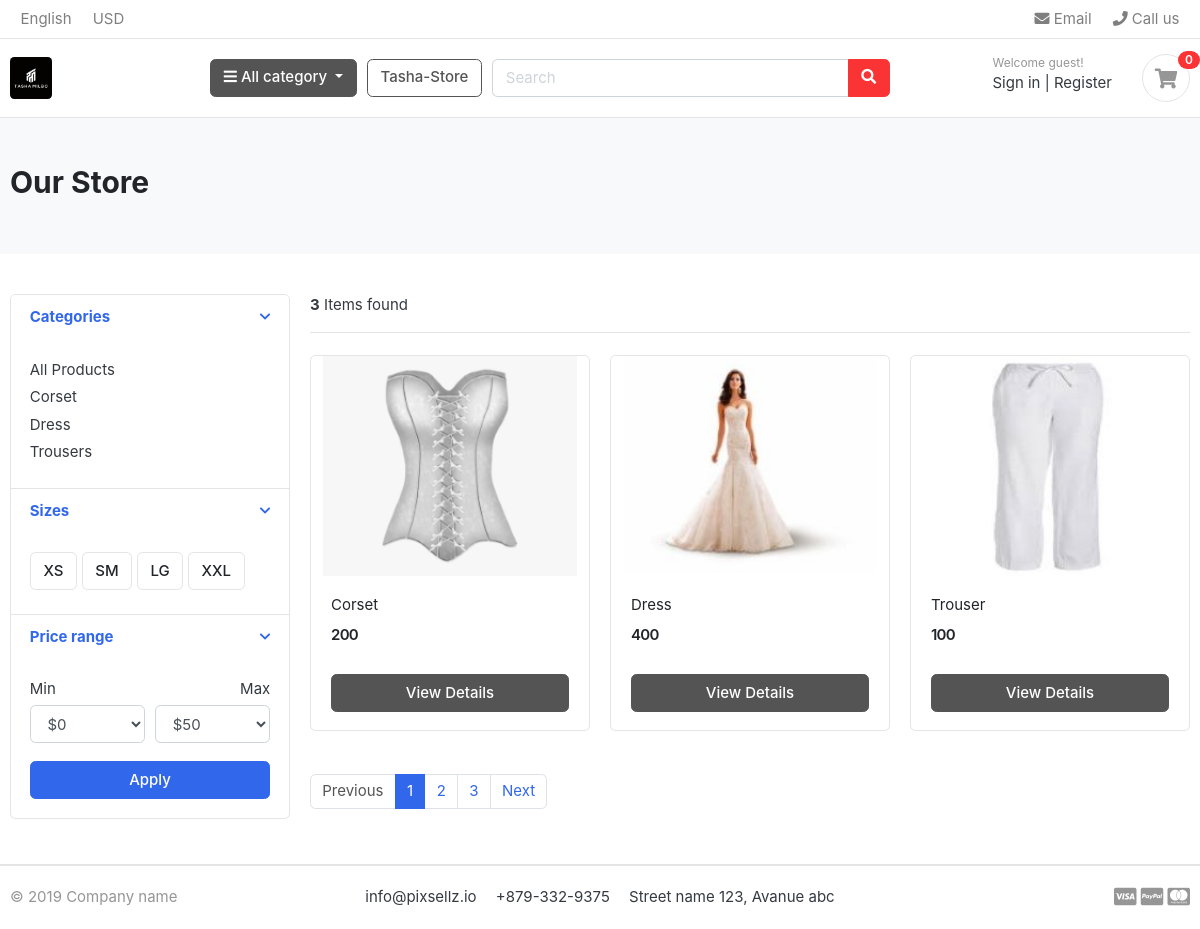
/store/, run on the app's committed database.
### category/models.py (models this page shows, shortened)
class Category(models.Model):
    category_name = models.CharField(max_length=50)
    slug = models.SlugField(max_length=100, unique=True)
    description = models.TextField(max_length=255, blank=True)
    cat_image = models.ImageField(upload_to='photos/categories', blank=True)
    class Meta:
        verbose_name = 'category'
        verbose_name_plural = 'categories'
    def get_url(self):
            return reverse('products_by_category', args=[self.slug])

### store/models.py (models this page shows, shortened)
class Product(models.Model):
    product_name = models.CharField(max_length=200, unique=True)
    slug         = models.SlugField(max_length=200, unique=True)
    description  = models.TextField(max_length=500, blank=True)
    price        = models.IntegerField()
    images       = models.ImageField(upload_to='photos/products')
    stock        = models.IntegerField()
    is_available = models.BooleanField(default=True)
    category     = models.ForeignKey(Category, on_delete=models.CASCADE)
    create_date  = models.DateTimeField(auto_now_add=True)
    modified_date= models.DateTimeField(auto_now=True)
    def get_url(self):
        return reverse('product_detail', args=[self.category.slug, self.slug])

### store/views.py (the view)
# urls.py: path('store/', include('store.urls')),
def store(request, category_slug=None):
    categories = None
    products = None
    if category_slug != None:
        categories = get_object_or_404(Category, slug=category_slug)
        products = Product.objects.filter(category=categories, is_available=True)
        product_count = products.count()
    else:
        products = Product.objects.all().filter(is_available=True)
        product_count = products.count()
    context = {
    'products': products,
    'product_count': product_count,
    }
    return render(request, 'store/store.html', context)

### carts/context_processors.py (called while the page is built)
def counter(request):
    cart_count = 0
    if 'admin' in request.path:
        return()
    else:
        try:
            cart = Cart.objects.filter(cart_id=_cart_id(request))
            cart_items = CartItem.objects.all().filter(cart=cart[:1])
            for cart_item in cart_items:
                cart_count += cart_item.quantity
        except Cart.DoesNotExist:
            cart_count = 0
    return dict(cart_count=cart_count)

### carts/views.py (called while the page is built)
def _cart_id(request):
    cart = request.session.session_key
    if not cart:
        cart = request.session.create()
    return cart

### category/context_processors.py (called while the page is built)
def menu_links(request):
    links = Category.objects.all()
    return dict(links=links)

### templates/store/store.html (shortened to what this page needs)
{% extends 'base.html' %}
{% load static %}
{% block content %}
<section class="section-pagetop bg">
<div class="container">
	<h2 class="title-page">Our Store</h2>
</div>
</section>
<section class="section-content padding-y">
<div class="container">
<div class="row">
	<aside class="col-md-3">
<div class="card">
	<article class="filter-group">
		<header class="card-header">
			<a href="#" data-toggle="collapse" data-target="#collapse_1" aria-expanded="true" class="">
				<i class="icon-control fa fa-chevron-down"></i>
				<h6 class="title">Categories</h6>
			</a>
		</header>
		<div class="filter-content collapse show" id="collapse_1" style="">
			<div class="card-body">
				<ul class="list-menu">
					<li><a href="{% url 'store' %}">All Products</a></li>
					{% for category in links %}
				   <li><a href="{{category.get_url}}">{{category.category_name}}  </a></li>
				  {% endfor %}
				</ul>
			</div>
		</div>
	</article>
	<article class="filter-group">
		<header class="card-header">
			<a href="#" data-toggle="collapse" data-target="#collapse_4" aria-expanded="true" class="">
				<i class="icon-control fa fa-chevron-down"></i>
				<h6 class="title">Sizes </h6>
			</a>
		</header>
		<div class="filter-content collapse show" id="collapse_4" style="">
			<div class="card-body">
			  <label class="checkbox-btn">
			    <span class="btn btn-light"> XS </span>
			  </label>
			  <label class="checkbox-btn">
			    <span class="btn btn-light"> SM </span>
			  </label>
			  <label class="checkbox-btn">
			    <span class="btn btn-light"> LG </span>
			  </label>
			  <label class="checkbox-btn">
			    <span class="btn btn-light"> XXL </span>
			  </label>
		</div>
		</div>
	</article>
	<article class="filter-group">
		<header class="card-header">
			<a href="#" data-toggle="collapse" data-target="#collapse_3" aria-expanded="true" class="">
				<i class="icon-control fa fa-chevron-down"></i>
				<h6 class="title">Price range </h6>
			</a>
		</header>
		<div class="filter-content collapse show" id="collapse_3" style="">
			<div class="card-body">
				<div class="form-row">
				<div class="form-group col-md-6">
				  <label>Min</label>
				  	<select class="mr-2 form-control">
						<option value="0">$0</option>
					</select>
				</div>
				<div class="form-group text-right col-md-6">
				  <label>Max</label>
				  	<select class="mr-2 form-control">
						<option value="50">$50</option>
					</select>
				</div>
				</div>
				<button class="btn btn-block btn-primary">Apply</button>
			</div>
		</div>
	</article>
</div>
	</aside>
	<main class="col-md-9">
<header class="border-bottom mb-4 pb-3">
		<div class="form-inline">
			<span class="mr-md-auto"> <b>{{ product_count }}</b> Items found </span>
		</div>
</header>
<div class="row">
	{% for product in products %}
	<div class="col-md-4">
		<figure class="card card-product-grid">
			<div class="img-wrap">
				<a href="{{product.get_url}}"><img src="{{ product.images.url }}"></a>
			</div>
			<figcaption class="info-wrap">
				<div class="fix-height">
					<a href="{{product.get_url}}" class="title">{{ product.product_name }}</a>
					<div class="price-wrap mt-2">
						<span class="price">{{ product.price }}</span>
					</div>
				</div>
				<a href="{{product.get_url}}" class="btn btn-block btn-secondary">View Details </a>
			</figcaption>
		</figure>
	</div>
	{% endfor %}
</div>
<nav class="mt-4" aria-label="Page navigation sample">
  <ul class="pagination">
    <li class="page-item disabled"><a class="page-link" href="#">Previous</a></li>
    <li class="page-item active"><a class="page-link" href="#">1</a></li>
    <li class="page-item"><a class="page-link" href="#">2</a></li>
    <li class="page-item"><a class="page-link" href="#">3</a></li>
    <li class="page-item"><a class="page-link" href="#">Next</a></li>
  </ul>
</nav>
	</main>
</div>
</div>
</section>
{% endblock %}

### greatkart/static/css/ui.css (style rules this page uses)
html { font-family: "Inter", sans-serif; font-size: 15px; }
.img-wrap { text-align: center; display: block; }
.img-wrap img { max-width: 100%; }
.price-wrap { letter-spacing: -0.7px; }
.padding-y { padding-top: 40px; padding-bottom: 40px; }
figure { margin-bottom: 0; }
article:after, .form-group:after { display: block; clear: both; content: ""; }
.bg { background-color: #f8f9fa; }
.title-page { color: #212529; }
.btn-light { background-color: #fff; border-color: #e4e4e4; }
[class*=list-] li:after { visibility: hidden; display: block; content: ""; overflow: hidden; height: 0; clear: both; }
.list-menu { list-style: none; margin: 0; padding-left: 0; }
.list-menu li { margin-bottom: 5px; }
.list-menu a { color: #343a40; }
[class*=card-product] a.title { color: #212529; display: block; }
[class*=card-product] .img-wrap { overflow: hidden; position: relative; }
[class*=card-product] .img-wrap img { height: 100%; max-width: 100%; width: auto; display: inline-block; -o-object-fit: cover; object-fit: cover; }
.card-product-grid { margin-bottom: 20px; }
.card-product-grid .img-wrap { border-radius: 0.2rem 0.2rem 0 0; height: 220px; }
.card-product-grid .info-wrap { overflow: hidden; padding: 18px 20px; }
.card-product-grid .fix-height { height: 80px; overflow: hidden; }
.card .img-wrap { overflow: hidden; }
.price { font-weight: 600; color: #212529; }
.icon-control { margin-top: 5px; float: right; font-size: 80%; }
.card-header .title { margin-bottom: 0; line-height: 1.5; }
.filter-group { border-bottom: 1px solid #e4e4e4; }
.filter-group .card-header { border-bottom: 0; }
.filter-group:last-child { border-bottom: 0; }
.checkbox-btn { position: relative; }
.section-pagetop { padding: 45px 0; }

### data on the page
Category: category_name "Corset"
Category: category_name "Dress"
Category: category_name "Trousers"
Product: images (picture), product_name "Corset", price "200"
Product: images (picture), product_name "Dress", price "400"
Product: images (picture), product_name "Trouser", price "100"

### other printed values
{{ cart_count }} "0"
{{ product_count }} "3"
